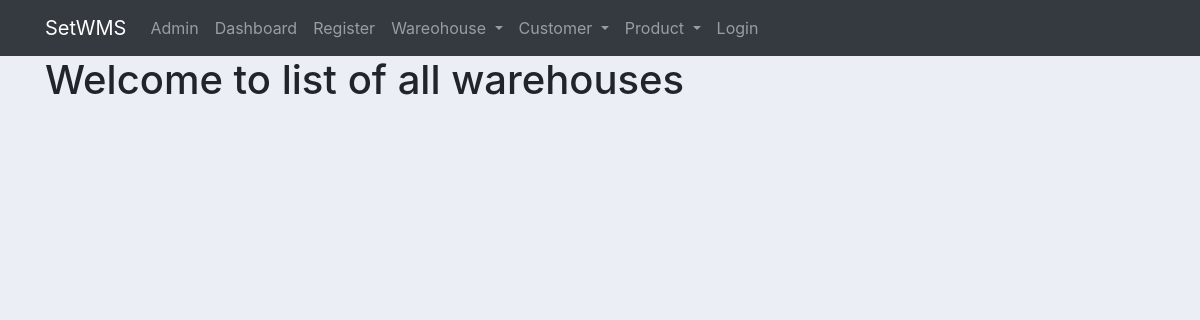
The page /set_app/warehouses/ on the database as committed earlier.
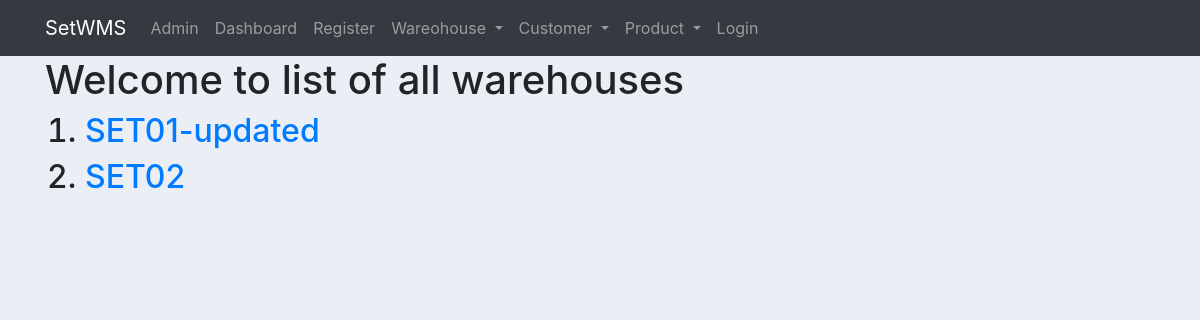
The same page on the database as committed later.
### set_app/models.py (models this page shows, shortened)
class Warehouse(models.Model):
	name = models.CharField(max_length=256, default="warehouse name")
	tel1 = models.CharField(max_length=256, default="XXXXXXXX")
	tel2 = models.CharField(max_length=256, default="XXXXXXXX")
	email = models.EmailField()
	address = models.CharField(max_length=512, default="address")
	postcode = models.CharField(max_length=10, default="XXXXXXXXXX")
	timestamp_created = models.DateTimeField(auto_now_add=True)

### set_app/views.py (the view)
# urls.py: path('warehouses/', views.WarehouseListView.as_view(), name='warehouse_list'),
class WarehouseListView(ListView):
	context_object_name = 'warehouses'
	model = Warehouse

### set_app/templates/set_app/warehouse_list.html
{% extends "set_app/set_app_base.html" %}
{% block body_block %}
    <h1>Welcome to list of all warehouses</h1>
    <ol>
        {% for warehouse in warehouses %}
            <h2>
                <li><a href="{{ warehouse.id }}">{{ warehouse.name }}</a></li>
            </h2>
        {% endfor %}
    </ol>
{% endblock %}

Rows that differ between the two databases and show on the page:
added Warehouse: name "SET01-updated"
added Warehouse: name "SET02"
